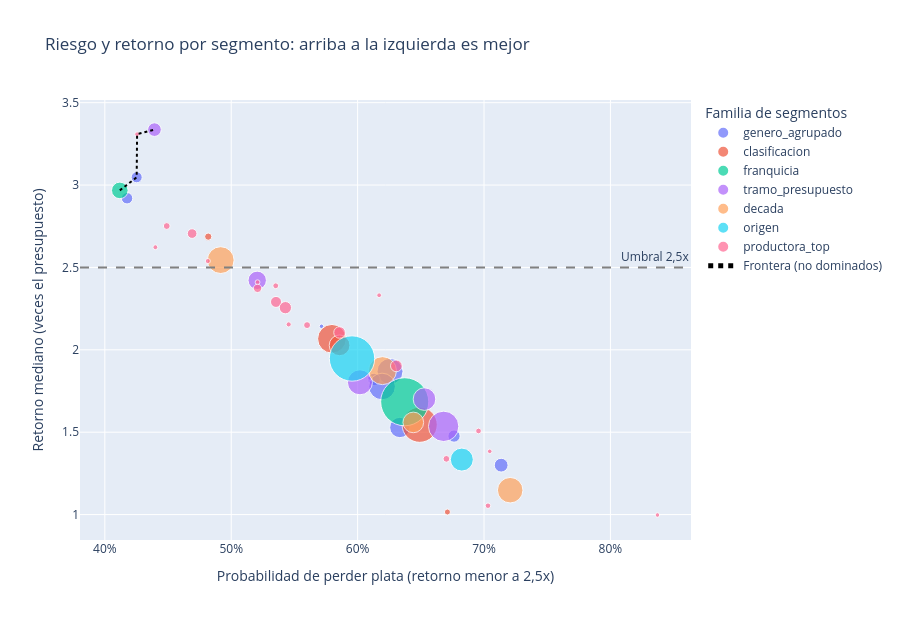

Notebook cell for this chart:
### Markdown cell above
Cada burbuja es un segmento (género, tramo de presupuesto, clasificación, franquicia, productora, década u origen). Pasando el mouse se ve el detalle. La línea une los segmentos no dominados.

### Code cell
frontera = segmentos[segmentos["en_frontera"]].sort_values("p_perder")
figura_plotly = px.scatter(
    segmentos,
    x="p_perder",
    y="retorno_mediano",
    size="n",
    color="familia",
    hover_name="etiqueta",
    hover_data={
        "n": True,
        "p_perder": ":.1%",
        "retorno_mediano": ":.2f",
        "peor_decil": ":.2f",
        "familia": False,
    },
    labels={
        "p_perder": "Probabilidad de perder plata (retorno menor a 2,5x)",
        "retorno_mediano": "Retorno mediano (veces el presupuesto)",
        "familia": "Familia de segmentos",
        "n": "Películas",
        "peor_decil": "Retorno del peor decil",
    },
    title="Riesgo y retorno por segmento: arriba a la izquierda es mejor",
    size_max=34,
    height=620,
)
figura_plotly.add_trace(
    go.Scatter(
        x=frontera["p_perder"],
        y=frontera["retorno_mediano"],
        mode="lines",
        line=dict(color="black", dash="dot"),
        name="Frontera (no dominados)",
        hoverinfo="skip",
    )
)
figura_plotly.add_hline(
    y=UMBRAL_RECUPERO, line_dash="dash", line_color="grey", annotation_text="Umbral 2,5x"
)
figura_plotly.update_xaxes(tickformat=".0%")
figura_plotly.write_html(
    CARPETA_SALIDAS / "06_riesgo_retorno_interactivo.html", include_plotlyjs="cdn"
)
figura_plotly.show()

### Figure 1 — Plotly figure (JSON) as saved in the notebook; plotly's stock layout.template omitted (floating-point values rounded to 4 significant figures)
{"data": [{"customdata": [[1405, 0.3852, "genero_agrupado"], [273, 0.6152, "genero_agrupado"], [323, 0.2123, "genero_agrupado"], [312, 0.2424, "genero_agrupado"], [1479, 0.2734, "genero_agrupado"], [862, 0.155, "genero_agrupado"], [42, 0.2774, "genero_agrupado"], [41, 0.1116, "genero_agrupado"], [398, 0.1622, "genero_agrupado"], [254, 0.4252, "genero_agrupado"]], "hovertemplate": "<b>%{hovertext}</b><br><br>Probabilidad de perder plata (retorno menor a 2,5x)=%{x:.1%}<br>Retorno mediano (veces el presupuesto)=%{y:.2f}<br>Películas=%{customdata[0]}<br>Retorno del peor decil=%{customdata[1]:.2f}<extra></extra>", "hovertext": ["genero: Acción", "genero: Animación", "genero: Aventura", "genero: Biografía", "genero: Comedia", "genero: Drama", "genero: Fantasía", "genero: Otros géneros", "genero: Policial", "genero: Terror"], "legendgroup": "genero_agrupado", "marker": {"color": "#636efa", "size": [1405, 273, 323, 312, 1479, 862, 42, 41, 398, 254], "sizemode": "area", "sizeref": 4.166, "symbol": "circle"}, "mode": "markers", "name": "genero_agrupado", "orientation": "v", "showlegend": true, "type": "scatter", "x": [0.6256, 0.4176, 0.613, 0.6763, 0.6193, 0.6334, 0.5714, 0.6098, 0.7136, 0.4252], "xaxis": "x", "y": [1.869, 2.92, 1.82, 1.476, 1.777, 1.529, 2.143, 1.829, 1.3, 3.047], "yaxis": "y"}, {"customdata": [[110, 0.4793, "clasificacion"], [1713, 0.4075, "clasificacion"], [2579, 0.2033, "clasificacion"], [76, 0.03951, "clasificacion"], [898, 0.3527, "clasificacion"]], "hovertemplate": "<b>%{hovertext}</b><br><br>Probabilidad de perder plata (retorno menor a 2,5x)=%{x:.1%}<br>Retorno mediano (veces el presupuesto)=%{y:.2f}<br>Películas=%{customdata[0]}<br>Retorno del peor decil=%{customdata[1]:.2f}<extra></extra>", "hovertext": ["clasificacion: ATP", "clasificacion: Mayores de 13", "clasificacion: Mayores de 17", "clasificacion: Sin clasificar", "clasificacion: Supervisión parental"], "legendgroup": "clasificacion", "marker": {"color": "#EF553B", "size": [110, 1713, 2579, 76, 898], "sizemode": "area", "sizeref": 4.166, "symbol": "circle"}, "mode": "markers", "name": "clasificacion", "orientation": "v", "showlegend": true, "type": "scatter", "x": [0.4818, 0.5797, 0.6491, 0.6711, 0.5857], "xaxis": "x", "y": [2.687, 2.067, 1.545, 1.015, 2.027], "yaxis": "y"}, {"customdata": [[573, 0.7721, "franquicia"], [4816, 0.2461, "franquicia"]], "hovertemplate": "<b>%{hovertext}</b><br><br>Probabilidad de perder plata (retorno menor a 2,5x)=%{x:.1%}<br>Retorno mediano (veces el presupuesto)=%{y:.2f}<br>Películas=%{customdata[0]}<br>Retorno del peor decil=%{customdata[1]:.2f}<extra></extra>", "hovertext": ["franquicia: Franquicia", "franquicia: Original"], "legendgroup": "franquicia", "marker": {"color": "#00cc96", "size": [573, 4816], "sizemode": "area", "sizeref": 4.166, "symbol": "circle"}, "mode": "markers", "name": "franquicia", "orientation": "v", "showlegend": true, "type": "scatter", "x": [0.4119, 0.6373], "xaxis": "x", "y": [2.968, 1.685], "yaxis": "y"}, {"customdata": [[1925, 0.2697, "tramo_presupuesto"], [1306, 0.1503, "tramo_presupuesto"], [1066, 0.3279, "tramo_presupuesto"], [387, 0.1832, "tramo_presupuesto"], [705, 0.6566, "tramo_presupuesto"]], "hovertemplate": "<b>%{hovertext}</b><br><br>Probabilidad de perder plata (retorno menor a 2,5x)=%{x:.1%}<br>Retorno mediano (veces el presupuesto)=%{y:.2f}<br>Películas=%{customdata[0]}<br>Retorno del peor decil=%{customdata[1]:.2f}<extra></extra>", "hovertext": ["tramo_presupuesto: 20 a 50 M", "tramo_presupuesto: 5 a 20 M", "tramo_presupuesto: 50 a 100 M", "tramo_presupuesto: Menos de 5 M", "tramo_presupuesto: Más de 100 M"], "legendgroup": "tramo_presupuesto", "marker": {"color": "#ab63fa", "size": [1925, 1306, 1066, 387, 705], "sizemode": "area", "sizeref": 4.166, "symbol": "circle"}, "mode": "markers", "name": "tramo_presupuesto", "orientation": "v", "showlegend": true, "type": "scatter", "x": [0.6681, 0.6018, 0.6529, 0.4393, 0.5206], "xaxis": "x", "y": [1.536, 1.803, 1.701, 3.337, 2.422], "yaxis": "y"}, {"customdata": [[885, 0.1979, "decada"], [1357, 0.1552, "decada"], [1638, 0.3895, "decada"], [1501, 0.4758, "decada"]], "hovertemplate": "<b>%{hovertext}</b><br><br>Probabilidad de perder plata (retorno menor a 2,5x)=%{x:.1%}<br>Retorno mediano (veces el presupuesto)=%{y:.2f}<br>Películas=%{customdata[0]}<br>Retorno del peor decil=%{customdata[1]:.2f}<extra></extra>", "hovertext": ["decada: 1980s", "decada: 1990s", "decada: 2000s", "decada: 2010s"], "legendgroup": "decada", "marker": {"color": "#FFA15A", "size": [885, 1357, 1638, 1501], "sizemode": "area", "sizeref": 4.166, "symbol": "circle"}, "mode": "markers", "name": "decada", "orientation": "v", "showlegend": true, "type": "scatter", "x": [0.6441, 0.7207, 0.6197, 0.4917], "xaxis": "x", "y": [1.559, 1.148, 1.874, 2.544], "yaxis": "y"}, {"customdata": [[4290, 0.2991, "origen"], [1099, 0.1648, "origen"]], "hovertemplate": "<b>%{hovertext}</b><br><br>Probabilidad de perder plata (retorno menor a 2,5x)=%{x:.1%}<br>Retorno mediano (veces el presupuesto)=%{y:.2f}<br>Películas=%{customdata[0]}<br>Retorno del peor decil=%{customdata[1]:.2f}<extra></extra>", "hovertext": ["origen: Estados Unidos", "origen: Resto del mundo"], "legendgroup": "origen", "marker": {"color": "#19d3f3", "size": [4290, 1099], "sizemode": "area", "sizeref": 4.166, "symbol": "circle"}, "mode": "markers", "name": "origen", "orientation": "v", "showlegend": true, "type": "scatter", "x": [0.5956, 0.6824], "xaxis": "x", "y": [1.947, 1.334], "yaxis": "y"}, {"customdata": [[43, 0.2517, "productora_top"], [280, 0.4679, "productora_top"], [48, 0.3736, "productora_top"], [71, 0.7547, "productora_top"], [54, 1.152, "productora_top"], [47, 1.022, "productora_top"], [47, 0.6846, "productora_top"], [94, 0.3149, "productora_top"], [64, 0.0935, "productora_top"], [144, 0.6258, "productora_top"], [44, 0.1641, "productora_top"], [254, 0.6271, "productora_top"], [50, 0.887, "productora_top"], [55, 0.8519, "productora_top"], [100, 0.3268, "productora_top"], [69, 0.2683, "productora_top"], [194, 0.6182, "productora_top"], [315, 0.5757, "productora_top"], [98, 0.9987, "productora_top"], [287, 0.4674, "productora_top"]], "hovertemplate": "<b>%{hovertext}</b><br><br>Probabilidad de perder plata (retorno menor a 2,5x)=%{x:.1%}<br>Retorno mediano (veces el presupuesto)=%{y:.2f}<br>Películas=%{customdata[0]}<br>Retorno del peor decil=%{customdata[1]:.2f}<extra></extra>", "hovertext": ["productora: Castle Rock Entertainment", "productora: Columbia Pictures", "productora: Dimension Films", "productora: Dreamworks Pictures", "productora: Fox 2000 Pictures", "productora: Fox Searchlight Pictures", "productora: Lionsgate", "productora: Metro-Goldwyn-Mayer (MGM)", "productora: Miramax", "productora: New Line Cinema", "productora: Orion Pictures", "productora: Paramount Pictures", "productora: Screen Gems", "productora: Summit Entertainment", "productora: Touchstone Pictures", "productora: TriStar Pictures", "productora: Twentieth Century Fox", "productora: Universal Pictures", "productora: Walt Disney Pictures", "productora: Warner Bros."], "legendgroup": "productora_top", "marker": {"color": "#FF6692", "size": [43, 280, 48, 71, 54, 47, 47, 94, 64, 144, 44, 254, 50, 55, 100, 69, 194, 315, 98, 287], "sizemode": "area", "sizeref": 4.166, "symbol": "circle"}, "mode": "markers", "name": "productora_top", "orientation": "v", "showlegend": true, "type": "scatter", "x": [0.8372, 0.5857, 0.5208, 0.5352, 0.4815, 0.4255, 0.617, 0.6702, 0.7031, 0.5208, 0.7045, 0.5354, 0.44, 0.5455, 0.56, 0.6957, 0.4691, 0.5429, 0.449, 0.6307], "xaxis": "x", "y": [0.9974, 2.105, 2.41, 2.389, 2.539, 3.309, 2.331, 1.338, 1.054, 2.373, 1.384, 2.291, 2.623, 2.154, 2.15, 1.507, 2.706, 2.256, 2.751, 1.903], "yaxis": "y"}, {"hoverinfo": "skip", "line": {"color": "black", "dash": "dot"}, "mode": "lines", "name": "Frontera (no dominados)", "type": "scatter", "x": [0.4119, 0.4252, 0.4255, 0.4393], "y": [2.968, 3.047, 3.309, 3.337]}], "layout": {"annotations": [{"showarrow": false, "text": "Umbral 2,5x", "x": 1, "xanchor": "right", "xref": "x domain", "y": 2.5, "yanchor": "bottom", "yref": "y"}], "height": 620, "legend": {"itemsizing": "constant", "title": {"text": "Familia de segmentos"}, "tracegroupgap": 0}, "shapes": [{"line": {"color": "grey", "dash": "dash"}, "type": "line", "x0": 0, "x1": 1, "xref": "x domain", "y0": 2.5, "y1": 2.5, "yref": "y"}], "title": {"text": "Riesgo y retorno por segmento: arriba a la izquierda es mejor"}, "xaxis": {"anchor": "y", "domain": [0.0, 1.0], "tickformat": ".0%", "title": {"text": "Probabilidad de perder plata (retorno menor a 2,5x)"}}, "yaxis": {"anchor": "x", "domain": [0.0, 1.0], "title": {"text": "Retorno mediano (veces el presupuesto)"}}}}
